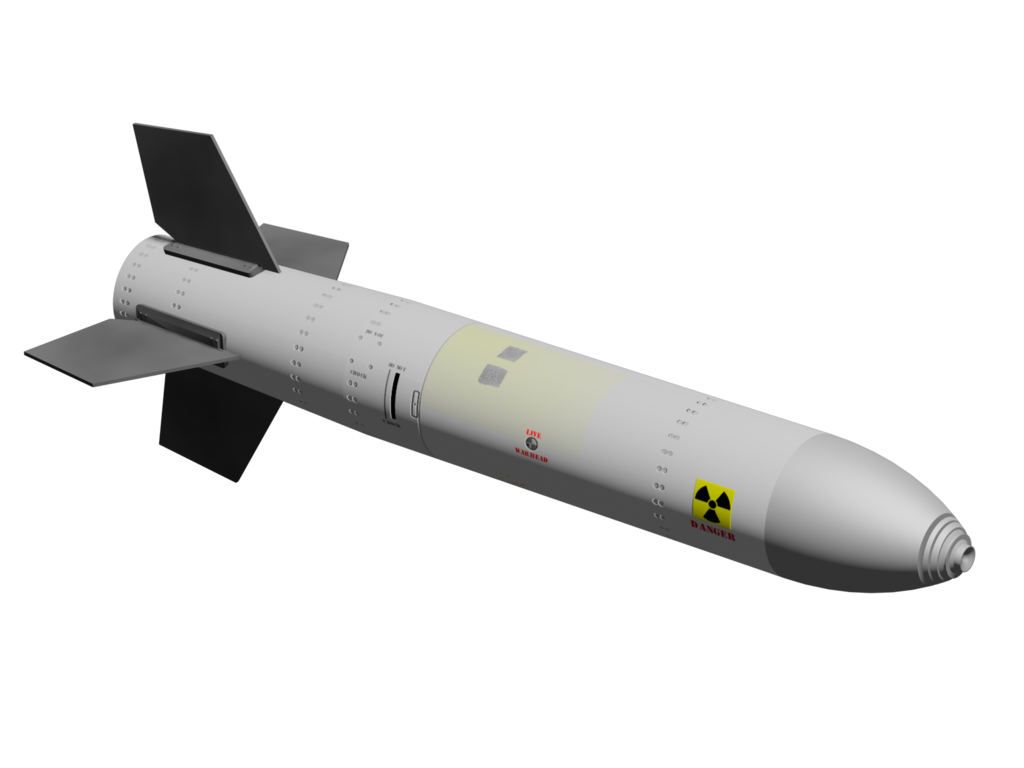
#> input picture imagens/fonte/arsenal nuclear.png, 1024 x 768 px
$ python resize.py
#> lines starting #> are read from the running program, lines starting #| are printed output that depends on the picture
from PIL import Image

'''nomes = ['casa', 'loja', 'condominio', 'bairro', 'municipio', 'cidade', 'estado', 'pais']
for nome in nomes:
    barraco = Image.open(f'fonte/{nome}.png')
    barraco = barraco.resize((32, 32))
    barraco.save(f'{nome}.png')'''

nome = 'arsenal nuclear'
barraco = Image.open(f'fonte/{nome}.png')
#> barraco is the input picture: PIL image 1024x768 RGBA; mean R, G, B, A 25.7, 25.7, 25.1, 48
barraco = barraco.resize((32, 32))
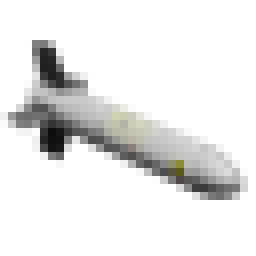
#> barraco: PIL image 32x32 RGBA (shown 8 times larger); mean R, G, B, A 31.4, 31.4, 30.9, 48; transparent parts drawn white
barraco.save(f'{nome}.png')

$ run again, with imagens/fonte/barraco.png copied over imagens/fonte/arsenal nuclear.png
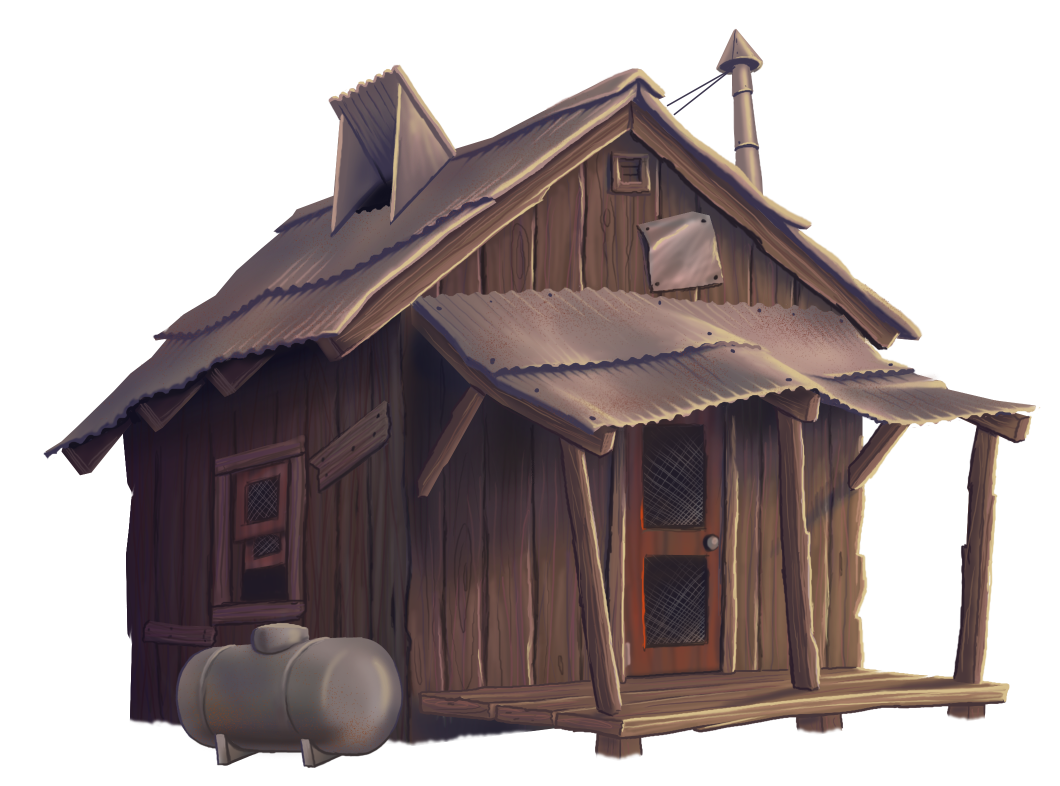
#> input picture imagens/fonte/barraco.png, 2119 x 1572 px (shown at 1/2 size)
#> barraco is the input picture: PIL image 2119x1572 RGBA; mean R, G, B, A 157.4, 145.8, 145.1, 135.9
#> `barraco = barraco.resize((32, 32))`:
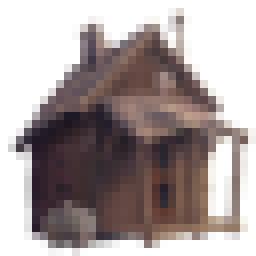
#> barraco: PIL image 32x32 RGBA (shown 8 times larger); mean R, G, B, A 62.6, 49.8, 48.5, 136.1; transparent parts drawn white

$ run again, with imagens/fonte/batalhão.png copied over imagens/fonte/arsenal nuclear.png
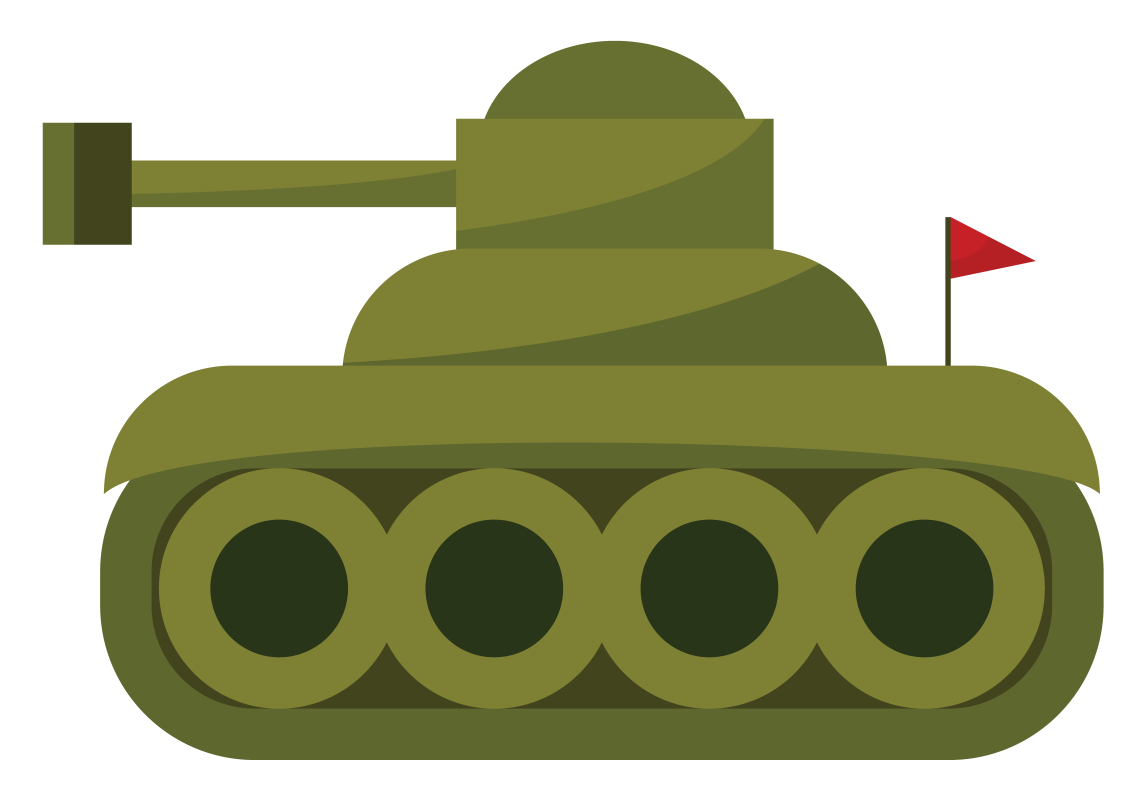
#> input picture imagens/fonte/batalhão.png, 2293 x 1602 px (shown at 1/2 size)
#> barraco is the input picture: PIL image 2293x1602 RGBA; mean R, G, B, A 58.4, 61.2, 25.7, 144
#> `barraco = barraco.resize((32, 32))`:
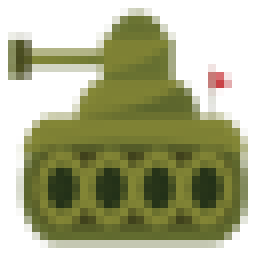
#> barraco: PIL image 32x32 RGBA (shown 8 times larger); mean R, G, B, A 67.4, 70.2, 29.5, 144; transparent parts drawn white
